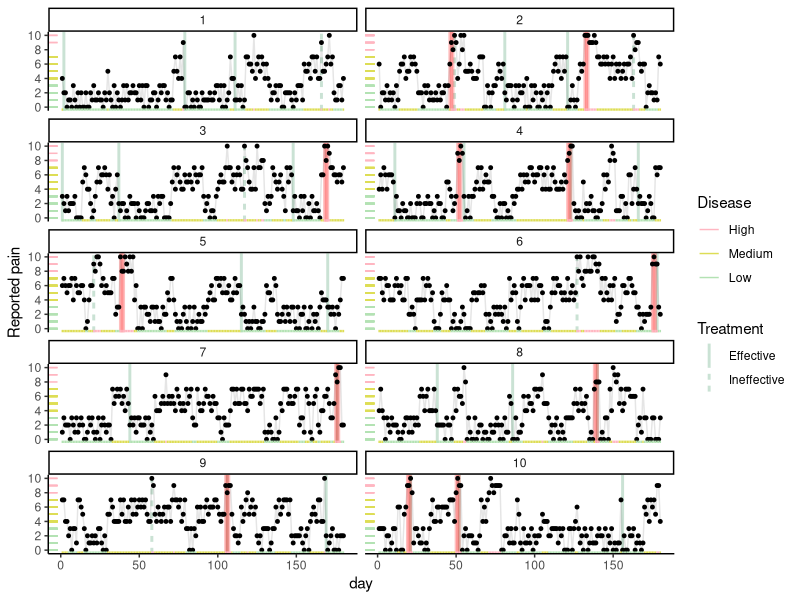
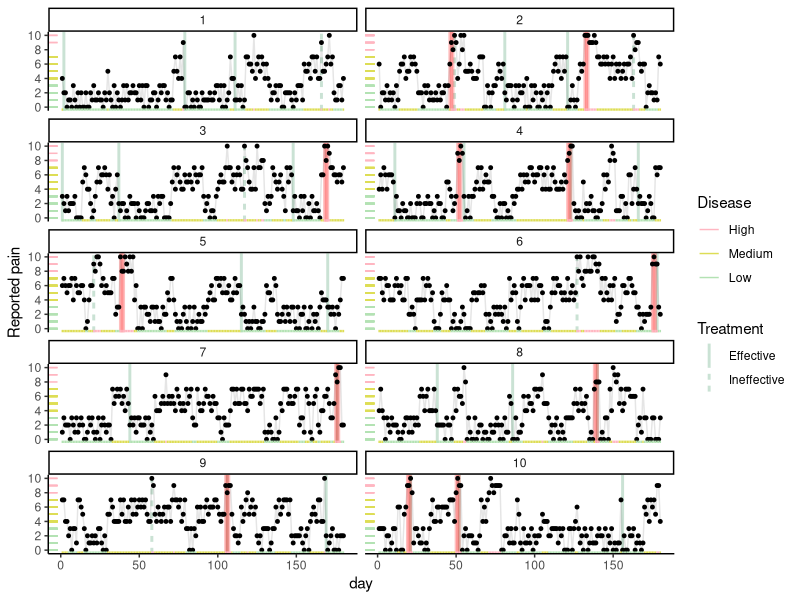

These figures' R source, in order:
library(R6)
library(dplyr)
library(purrr)
library(ggplot2)

# Define the Patient class using R6
Patient <- R6Class(
  "Patient",
  public = list(
    age = NULL,
    sex = NULL,
    day = NULL,
    ethnicity = NULL,
    phenotype = NULL,
    treatment_status = NULL,
    latent_pain_status = NULL,
    time_since_treatment_started = NULL,
    time_since_last_flare = NULL,
    treatment_effectiveness = NULL,
    flare_status = NULL,
    days_until_flare_ends = NULL,
    
    initialize = function(age = sample(0:100, 1),
                          sex = sample(c('Male', 'Female'), 1),
                          ethnicity = sample(paste0('Ethnicity', 1:3), 1)) {
      self$day <- 0
      self$age <- age
      self$sex <- sex
      self$ethnicity <- ethnicity
      self$phenotype <- runif(1) # Simulate phenotype as a random value
      self$treatment_status <- "Off" # Initialize treatment status as "Off"
      self$latent_pain_status <- sample(c("High", "Medium", "Low"), 1,
                                        prob = c(.1, .4, .5)) # Simulate latent pain status as a random value
      self$time_since_treatment_started <- Inf # Initialize time since treatment started as Inf
      self$time_since_last_flare <- sample(0:365, 1) # Simulate time since last flare as a random value between 0 and 365
      self$treatment_effectiveness <- NA # But no treatment = Ineffective treatment
      self$flare_status <- "Off"
      self$days_until_flare_ends <- NA
    },
    
    simulate_treatment_effectiveness = function() {
      sample(c("Effective", "Ineffective"), 1, prob = c(.8, .2))
    },
    
    simulate_day = function() {
      self$day <- self$day + 1

      # Update latent pain status based on a simple hidden Markov model
      transition_matrix <- matrix(c(0.9, 0.1, 0.00,
                                    0.1, 0.85, 0.05,
                                    0.05, 0.25, 0.7), nrow = 3, byrow = TRUE)
      states <- c("Low", "Medium", "High")
      current_state <- match(self$latent_pain_status, states)
      self$latent_pain_status <- sample(states, 1, prob = transition_matrix[current_state, ])
      
      # Determine if a new treatment starts
      if (self$time_since_treatment_started > 30 && self$latent_pain_status == "High") {
        if (runif(1) < 0.8) { # High probability to start treatment
          self$treatment_status <- "On"
          self$time_since_treatment_started <- 0
          self$treatment_effectiveness <- self$simulate_treatment_effectiveness()
        }
      }
      
      # Update time since treatment started
      if (self$treatment_status == "On") {
        self$time_since_treatment_started <- self$time_since_treatment_started + 1
        if (self$treatment_effectiveness == "Effective" && self$time_since_treatment_started <= 7) {
          # Reduce latent pain status by 1 or 2 states
          new_state <- max(1, current_state - sample(1:2, 1, prob = c(.2, .8)))
          self$latent_pain_status <- states[new_state]
          #self$treatment_status <- "Off" # End treatment?
        }
      }
      
      # Determine if a flare occurs
      if (self$time_since_last_flare > 21 && self$latent_pain_status != "High" && runif(1) < 0.01) { # Unlikely to occur
        self$flare_status <- "On"
        self$time_since_last_flare <- 0
        self$days_until_flare_ends <- 4 # assume flares are a spike
      }
      
      # Update time since last flare
      if (self$flare_status == "On") {
        # Increase latent pain status by 1 or 2 states
        new_state <- min(3, current_state + sample(1:2, 1))
        self$latent_pain_status <- states[new_state]
        self$days_until_flare_ends <- self$days_until_flare_ends - 1
        if (self$days_until_flare_ends <= 0) {
          self$flare_status <- "Off" # End flare
          # Reduce latent pain status by 1 or 2 states
          # new_state <- max(1, current_state - sample(1:2, 1))
          # self$latent_pain_status <- states[new_state]
        }
      } else {
        self$time_since_last_flare <- self$time_since_last_flare + 1
      }
      
      # Pain levels associated with each state
      pain_levels <- list(
          Low = 0:3,
          Medium = 4:7,
          High = 8:10
      )
      pain_report <- sample(pain_levels[[self$latent_pain_status]], 1)
      
      # Record the day's data
      list(
        day = self$day,
        latent_status = ordered(self$latent_pain_status, levels = rev(states)),
        ordinal_pain_report = pain_report,
        treatment_status = self$treatment_status,
        start_of_treatment = self$time_since_treatment_started == 1,
        treatment_effectiveness = ifelse(self$treatment_status == "On", self$treatment_effectiveness, NA),
        flare_status = self$flare_status
      )
    },
    
    simulate_n_days = function(n) {
      results <- vector("list", n)
      for (day in 1:n) {
        results[[day]] <- self$simulate_day() |> tibble::as_tibble()
      }
      dplyr::bind_rows(results)
    },

    simulate_6_months = function() {
        self$simulate_n_days(180)
    }
  )
)

set.seed(123)
# Simulate 10 patients each for 6 months
patients_data <- purrr::map_dfr(1:10, function(id) {
    patient <- Patient$new()
    traj <- patient$simulate_6_months()
    traj$id <- id
    traj
})

ggplot(patients_data) +
  aes(day, ordinal_pain_report) +
  geom_vline(aes(xintercept = day, linetype = treatment_effectiveness), colour = 'seagreen', alpha = .25,
             data = filter(patients_data, start_of_treatment), linewidth = 1) +
  geom_vline(aes(xintercept = day), colour = 'red', alpha = .25,
             data = filter(patients_data, flare_status == 'On'), linewidth = 1) +
  geom_line(alpha = .1) +
  geom_point(size = 1) +
  geom_rug(aes(colour = latent_status)) +
  scale_y_continuous(breaks = seq(0, 10, by = 2), minor_breaks = NULL) +
  facet_wrap(~ id, ncol = 2) +
  guides(fill = guide_legend(title = "Flare"), 
         linetype = guide_legend(title = "Treatment"), 
         colour = guide_legend(title = "Disease")) +
  scale_color_manual(values = rev(c('#B3E2B3', '#DDDD55', '#FFB6C1'))) +
  scale_fill_manual(values = c('tomato', 'grey40')) +
  theme_classic() +
  ylab('Reported pain')

ggsave('trajectories.png', width = 16, height = 8)